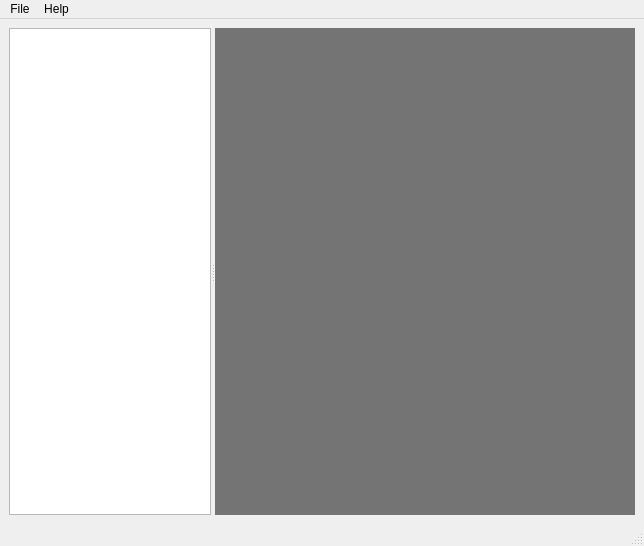
<?xml version="1.0" encoding="UTF-8"?>
<ui version="4.0">
 <class>MainWindow</class>
 <widget class="QMainWindow" name="MainWindow">
  <property name="geometry">
   <rect>
    <x>0</x>
    <y>0</y>
    <width>644</width>
    <height>546</height>
   </rect>
  </property>
  <property name="sizePolicy">
   <sizepolicy hsizetype="Preferred" vsizetype="Maximum">
    <horstretch>0</horstretch>
    <verstretch>0</verstretch>
   </sizepolicy>
  </property>
  <property name="windowTitle">
   <string>MainWindow</string>
  </property>
  <widget class="QWidget" name="centralWidget">
   <property name="autoFillBackground">
    <bool>false</bool>
   </property>
   <layout class="QHBoxLayout" name="horizontalLayout">
    <item>
     <widget class="QSplitter" name="splitter">
      <property name="orientation">
       <enum>Qt::Orientation::Horizontal</enum>
      </property>
      <widget class="QTreeView" name="fsTreeView">
       <property name="minimumSize">
        <size>
         <width>150</width>
         <height>0</height>
        </size>
       </property>
       <property name="maximumSize">
        <size>
         <width>350</width>
         <height>16777215</height>
        </size>
       </property>
       <property name="horizontalScrollBarPolicy">
        <enum>Qt::ScrollBarPolicy::ScrollBarAlwaysOff</enum>
       </property>
       <property name="animated">
        <bool>true</bool>
       </property>
      </widget>
      <widget class="QMdiArea" name="mdiArea">
       <property name="minimumSize">
        <size>
         <width>0</width>
         <height>0</height>
        </size>
       </property>
       <property name="maximumSize">
        <size>
         <width>16777215</width>
         <height>16777215</height>
        </size>
       </property>
       <property name="font">
        <font>
         <family>.AppleSystemUIFont</family>
        </font>
       </property>
       <property name="autoFillBackground">
        <bool>true</bool>
       </property>
       <property name="verticalScrollBarPolicy">
        <enum>Qt::ScrollBarPolicy::ScrollBarAsNeeded</enum>
       </property>
       <property name="horizontalScrollBarPolicy">
        <enum>Qt::ScrollBarPolicy::ScrollBarAsNeeded</enum>
       </property>
       <property name="sizeAdjustPolicy">
        <enum>QAbstractScrollArea::SizeAdjustPolicy::AdjustToContentsOnFirstShow</enum>
       </property>
       <property name="background">
        <brush brushstyle="SolidPattern">
         <color alpha="150">
          <red>30</red>
          <green>30</green>
          <blue>30</blue>
         </color>
        </brush>
       </property>
       <property name="viewMode">
        <enum>QMdiArea::ViewMode::SubWindowView</enum>
       </property>
       <property name="documentMode">
        <bool>false</bool>
       </property>
       <property name="tabsClosable">
        <bool>true</bool>
       </property>
       <property name="tabsMovable">
        <bool>true</bool>
       </property>
       <property name="tabPosition">
        <enum>QTabWidget::TabPosition::North</enum>
       </property>
      </widget>
     </widget>
    </item>
   </layout>
  </widget>
  <widget class="QStatusBar" name="statusbar"/>
  <widget class="QMenuBar" name="menubar">
   <property name="geometry">
    <rect>
     <x>0</x>
     <y>0</y>
     <width>644</width>
     <height>24</height>
    </rect>
   </property>
   <widget class="QMenu" name="menuFile">
    <property name="sizePolicy">
     <sizepolicy hsizetype="Preferred" vsizetype="Preferred">
      <horstretch>0</horstretch>
      <verstretch>0</verstretch>
     </sizepolicy>
    </property>
    <property name="title">
     <string>File</string>
    </property>
    <addaction name="actionOpen"/>
    <addaction name="separator"/>
    <addaction name="actionNew"/>
   </widget>
   <widget class="QMenu" name="menuHelp">
    <property name="title">
     <string>Help</string>
    </property>
   </widget>
   <addaction name="menuFile"/>
   <addaction name="menuHelp"/>
  </widget>
  <action name="actionNew">
   <property name="text">
    <string>New file...</string>
   </property>
  </action>
  <action name="actionOpen">
   <property name="text">
    <string>Open Directory</string>
   </property>
   <property name="toolTip">
    <string>Open a project directory containing resource files</string>
   </property>
   <property name="shortcut">
    <string>Ctrl+O</string>
   </property>
  </action>
 </widget>
 <resources/>
 <connections/>
</ui>
